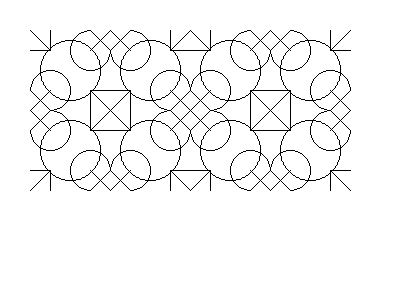
Frame 1 (no input)
Frame 2 (the mouse pressed at the canvas centre, redrawn once): identical to frame 1, image omitted

The Processing sketch that drew this single still picture (run headless with seeded random() and noise(); the mouse was pressed at the canvas centre and the sketch redrawn once):

// Processing sketch: cgm_page2_2
// ── cgm_page2_2.pde
// Andrew Sleigh
// 2018-07-23
// Pattern test, tiles as nested objects


SpaceGroup mySpaceGroup1;
SpaceGroup mySpaceGroup2;
SpaceGroup mySpaceGroup3;
SpaceGroup mySpaceGroup4;
SpaceGroup mySpaceGroup5;
SpaceGroup mySpaceGroup6;
SpaceGroup mySpaceGroup7;
SpaceGroup mySpaceGroup8;

void setup() {
  
  mySpaceGroup1 = new SpaceGroup(0,0,1,1,0,0);
  mySpaceGroup2 = new SpaceGroup(80,0,1,-1,0,80);
  mySpaceGroup3 = new SpaceGroup(160,0,1,1,0,0);
  mySpaceGroup4 = new SpaceGroup(240,0,1,-1,0,80);
  mySpaceGroup5 = new SpaceGroup(0,80,1,-1,0,80);
  mySpaceGroup6 = new SpaceGroup(80,80,1,1,0,0);
  mySpaceGroup7 = new SpaceGroup(160,80,1,-1,0,80);
  mySpaceGroup8 = new SpaceGroup(240,80,1,1,0,0);  
  
  size (400,300);
  background (255);
  noSmooth();
  noLoop(); // reduce CPU usage
  frameRate(1);  // reduce CPU usage

}  


void draw() {
  
  translate(30,30); /// sometimes easier to see things when they're in the middle of the canvas
  
   pushMatrix();  
   mySpaceGroup1.display();
   popMatrix();
   pushMatrix();  
   mySpaceGroup2.display();
   popMatrix();
   pushMatrix();  
   mySpaceGroup3.display();
   popMatrix();
   pushMatrix();     
   mySpaceGroup4.display();
   popMatrix();
   pushMatrix();  
   mySpaceGroup5.display();
   popMatrix();
   pushMatrix();  
   mySpaceGroup6.display();
   popMatrix();
   pushMatrix();  
   mySpaceGroup7.display();
   popMatrix();
   pushMatrix();     
   mySpaceGroup8.display();
   popMatrix();
  }  
  
  
class SpaceGroup {
  // data
  float xOrigin;
  float yOrigin; 
  float scaleX;
  float scaleY;
  float translateAmountWidth;
  float translateAmountHeight;
  
  // constructor
  SpaceGroup(float xOrigin_, float yOrigin_, float scaleX_, float scaleY_, float translateAmountWidth_, float translateAmountHeight_) {
    xOrigin = xOrigin_;
    yOrigin = yOrigin_;
    scaleX = scaleX_;
    scaleY = scaleY_;
    translateAmountWidth = translateAmountWidth_;
    translateAmountHeight = translateAmountHeight_;
        
  } 
  
  // methods
  void display() {
    
    translate(xOrigin+translateAmountWidth, yOrigin+translateAmountHeight);
    scale(scaleX,scaleY);
    
    Tile myTile1;
    Tile myTile2;
    Tile myTile3;
    Tile myTile4;

    
    myTile1 = new Tile(0,   0,  0,  0,   1, 1);
    myTile2 = new Tile(0, PI/2, 80, 80, -1, 1);
    myTile3 = new Tile(0, PI, 80,  80,  1, 1);
    myTile4 = new Tile(0, PI+PI/2, 0,  0,  -1, 1);
  
   
    pushMatrix();  
    myTile1.display();
    popMatrix();
    pushMatrix();  
    myTile2.display();
    popMatrix();
    pushMatrix();  
    myTile3.display();
    popMatrix();
    pushMatrix();  
    myTile4.display();  
    popMatrix(); 
  }   
}  

class Tile { 
  
  // data
  float xOrigin;
  float yOrigin;  
  float rotateAmount;
  float translateAmountWidth;
  float translateAmountHeight;
  float scaleX;
  float scaleY;
  color col; // colour
  
  // constructor
  Tile(float col_, float rotateAmount_, float translateAmountWidth_, float translateAmountHeight_, float scaleX_, float scaleY_) {
    xOrigin = 0;
    yOrigin = 0;
    rotateAmount = rotateAmount_;
    translateAmountWidth = translateAmountWidth_;
    translateAmountHeight = translateAmountHeight_;
    scaleX = scaleX_; 
    scaleY = scaleY_;
    col = color(col_);
  }

  // methods
  void display() {
    noFill();
    stroke(col);

    translate(translateAmountWidth, translateAmountHeight);
    rotate(rotateAmount);
    scale(scaleX,scaleY);

    //line(0,0,20,0);
    line(0,20,20,20);
    line(0,0,20,20);
    line(0,60,10,70); 
    line(0,80,20,60); 
    ellipseMode(CENTER);
    arc(40, 40, 60, 60, HALF_PI+QUARTER_PI, PI+QUARTER_PI);
    arc(20, 60, 40, 40, PI, PI+HALF_PI+QUARTER_PI);  
  }  
}
